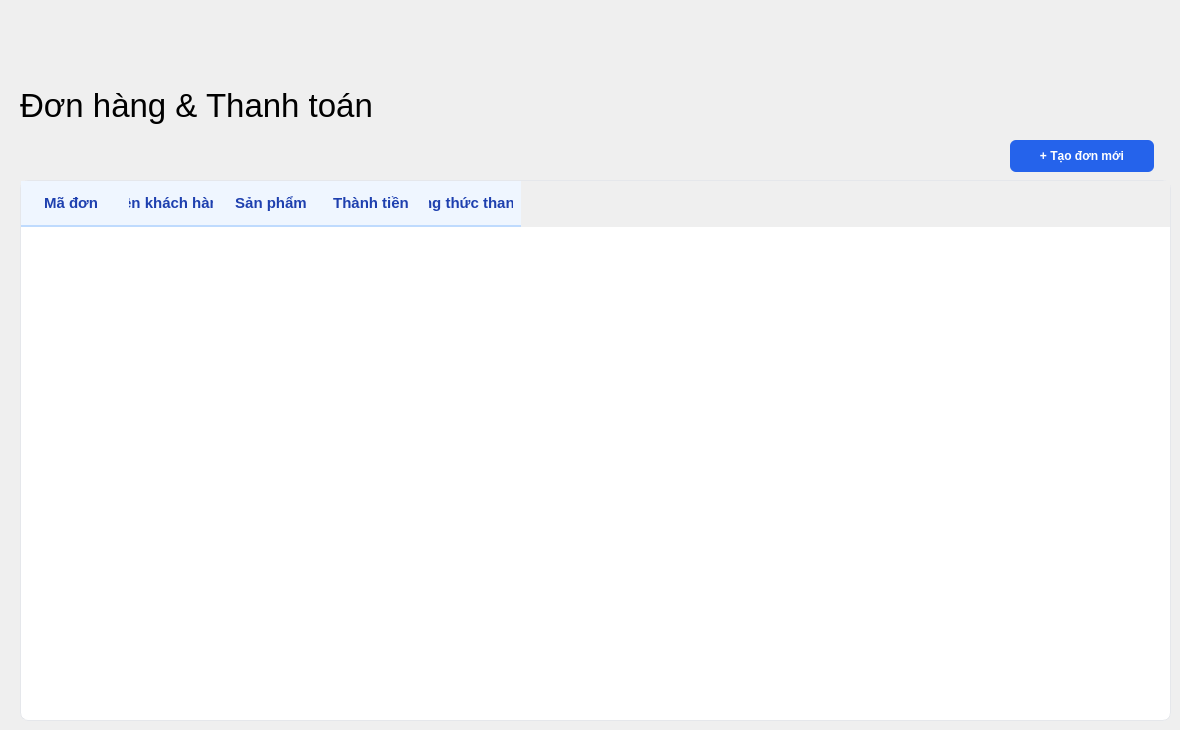
      <widget class="QWidget" name="orders">
       <property name="styleSheet">
        <string notr="true">#orders {
    background-color: #EFF6FF; /* Đổi thành #DBEAFE nếu thích đậm hơn */
}</string>
       </property>
       <widget class="QLabel" name="label_24">
        <property name="geometry">
         <rect>
          <x>20</x>
          <y>80</y>
          <width>511</width>
          <height>51</height>
         </rect>
        </property>
        <property name="font">
         <font>
          <family>.AppleSystemUIFont</family>
          <pointsize>25</pointsize>
          <weight>50</weight>
          <italic>false</italic>
          <bold>false</bold>
         </font>
        </property>
        <property name="styleSheet">
         <string notr="true">font: 25pt &quot;.AppleSystemUIFont&quot;;</string>
        </property>
        <property name="text">
         <string>Đơn hàng &amp; Thanh toán</string>
        </property>
        <property name="alignment">
         <set>Qt::AlignLeading|Qt::AlignLeft|Qt::AlignVCenter</set>
        </property>
       </widget>
       <widget class="QTableWidget" name="table_orders">
        <property name="geometry">
         <rect>
          <x>20</x>
          <y>180</y>
          <width>1151</width>
          <height>541</height>
         </rect>
        </property>
        <property name="styleSheet">
         <string notr="true">/* Khung của toàn bộ bảng */
QTableWidget {
    background-color: #FFFFFF;
    alternate-background-color: #F8FAFC; /* Màu xám xanh cực nhạt cho dòng chẵn/lẻ */
    border: 1px solid #E5E7EB;
    border-radius: 8px;
    gridline-color: #E5E7EB; /* Lưới mờ */
    outline: none;
}

/* Thanh Tiêu đề (Header) */
QHeaderView::section {
    background-color: #EFF6FF; /* Nền xanh dương cực nhạt */
    color: #1E40AF; /* Chữ xanh đậm */
    font-weight: bold;
    border: none;
    border-bottom: 2px solid #BFDBFE; /* Đường kẻ dưới của Header */
    padding: 8px;
	font-size: 15px;
}

/* Các ô dữ liệu */
QTableWidget::item {
    padding: 5px;
	color: rgb(0, 0, 0);
}
</string>
        </property>
        <property name="editTriggers">
         <set>QAbstractItemView::NoEditTriggers</set>
        </property>
        <property name="alternatingRowColors">
         <bool>true</bool>
        </property>
        <property name="selectionBehavior">
         <enum>QAbstractItemView::SelectRows</enum>
        </property>
        <attribute name="horizontalHeaderStretchLastSection">
         <bool>false</bool>
        </attribute>
        <attribute name="verticalHeaderVisible">
         <bool>false</bool>
        </attribute>
        <column>
         <property name="text">
          <string>Mã đơn</string>
         </property>
         <property name="font">
          <font>
           <pointsize>15</pointsize>
          </font>
         </property>
        </column>
        <column>
         <property name="text">
          <string>Tên khách hàng</string>
         </property>
         <property name="font">
          <font>
           <pointsize>15</pointsize>
          </font>
         </property>
        </column>
        <column>
         <property name="text">
          <string>Sản phẩm</string>
         </property>
         <property name="font">
          <font>
           <pointsize>15</pointsize>
          </font>
         </property>
        </column>
        <column>
         <property name="text">
          <string>Thành tiền</string>
         </property>
         <property name="font">
          <font>
           <pointsize>15</pointsize>
          </font>
         </property>
        </column>
        <column>
         <property name="text">
          <string>Phương thức thanh toán</string>
         </property>
         <property name="font">
          <font>
           <pointsize>15</pointsize>
          </font>
         </property>
        </column>
       </widget>
       <widget class="QPushButton" name="add_order">
        <property name="geometry">
         <rect>
          <x>1010</x>
          <y>140</y>
          <width>144</width>
          <height>32</height>
         </rect>
        </property>
        <property name="styleSheet">
         <string notr="true">QPushButton {
    background-color: #2563EB; 
    color: white;
    font-weight: bold;
    border-radius: 6px;
    padding: 8px 15px;
}
QPushButton:hover {
    background-color: #1D4ED8; /* Đậm hơn một xíu khi rê chuột vào */
}</string>
        </property>
        <property name="text">
         <string>+ Tạo đơn mới</string>
        </property>
       </widget>
      </widget>
